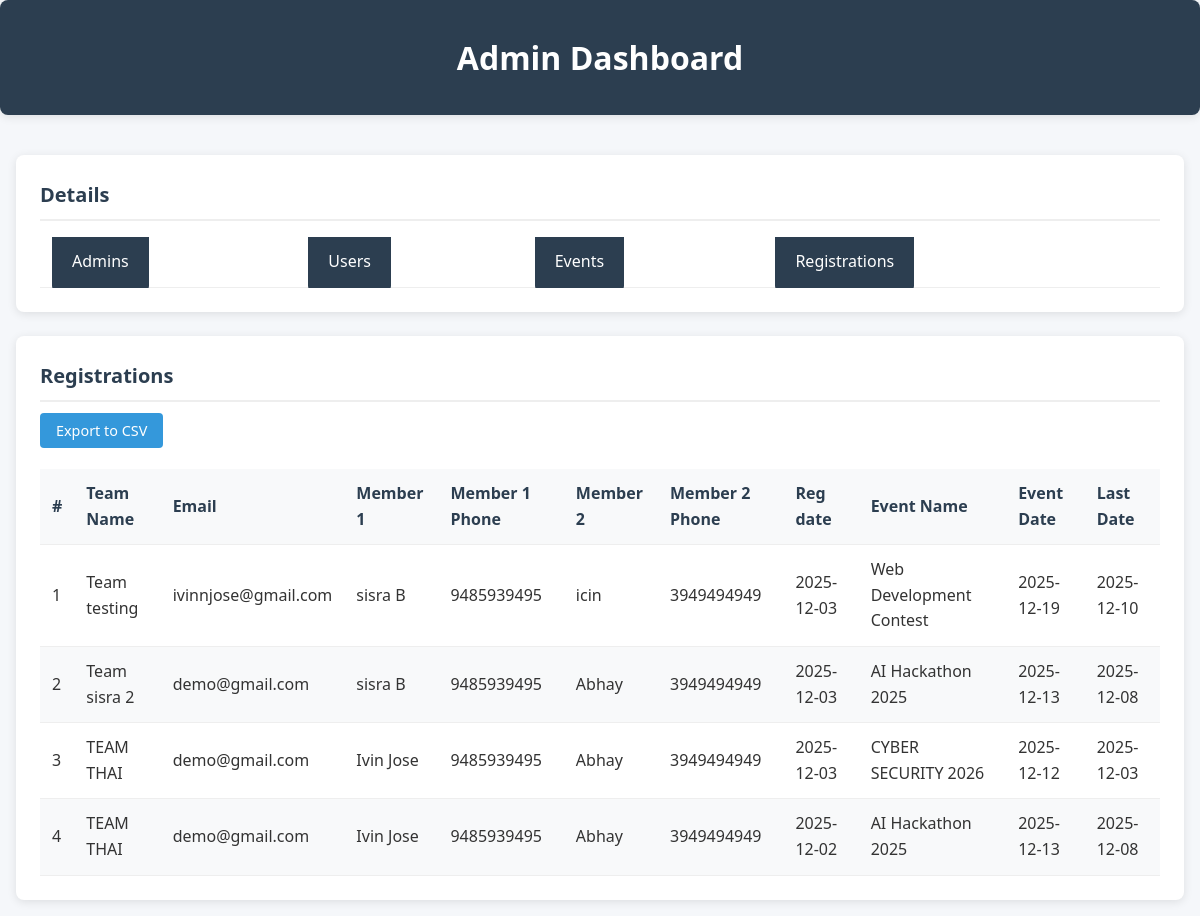
The app's page /admin/registrations, older data.
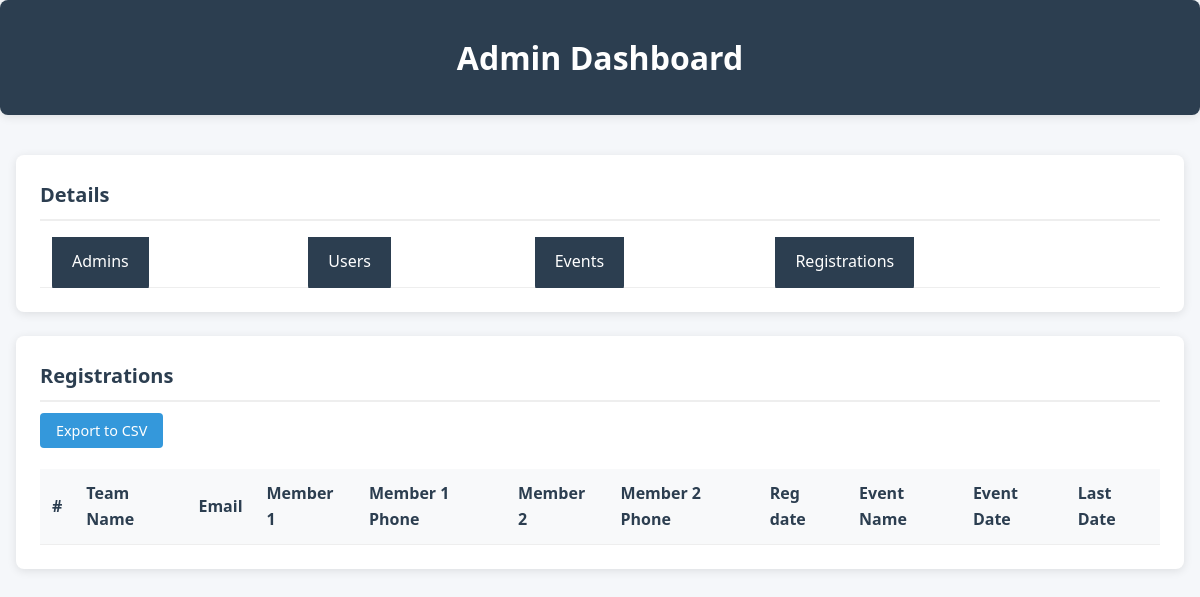
The same page, newer data.
### db.py (models this page shows, shortened)
class Registration(db.Model):
    __tablename__ = 'registrations'
    reg_id = db.Column(db.Integer, primary_key=True, autoincrement=True)
    userid = db.Column(db.String(36), db.ForeignKey('auth_users.id'), nullable=False)
    event_name = db.Column(db.String(255), nullable=False)
    team_name = db.Column(db.String(255), nullable=False)
    event_id = db.Column(db.Integer, db.ForeignKey('events.event_id'), nullable=False)
    email = db.Column(db.String(255), nullable=False)
    reg_date = db.Column(db.String(255), nullable=False)
    member1_name = db.Column(db.String(255), nullable=True)
    member1_phone = db.Column(db.String(20), nullable=True)
    member2_name = db.Column(db.String(255), nullable=True)
    member2_phone = db.Column(db.String(20), nullable=True)
    created_at = db.Column(db.DateTime, default=datetime.utcnow, nullable=False)
    user = db.relationship('Userers', backref=db.backref('registrations', lazy='dynamic'))
    event = db.relationship('Event', backref=db.backref('registrations', lazy='dynamic'))

class Event(db.Model):
    __tablename__ = 'events'
    event_id = db.Column(db.Integer, primary_key=True, autoincrement=True)
    event_name = db.Column(db.String(255), nullable=False)
    description = db.Column(db.Text, nullable=True)
    event_date = db.Column(db.String(100), nullable=True)
    last_date = db.Column(db.String(100), nullable=True)
    event_upload_date = db.Column(db.String(100), nullable=True)
    creator = db.Column(db.String(36), db.ForeignKey('auth_users.id'), nullable=True)
    prize1 = db.Column(db.String(255), nullable=True)
    prize2 = db.Column(db.String(255), nullable=True)
    created_at = db.Column(db.DateTime, default=datetime.utcnow, nullable=False)
    creator_user = db.relationship('Userers', backref=db.backref('events_created', lazy='dynamic'))

### main.py (the view)
@app.route('/admin/registrations')
def admin_registrations():
    regs = (
        Registration.query
        .options(joinedload(Registration.event))  # load Event in same query
        .order_by(Registration.created_at.desc())
        .all()
    )
    return render_template('admin/admin_registrations.html', regs=regs)

### templates/admin/admin_registrations.html (shortened to what this page needs)
<!DOCTYPE html>
<html lang="en">
<head>
<link rel="stylesheet" href="https://cdnjs.cloudflare.com/ajax/libs/font-awesome/4.7.0/css/font-awesome.css" />
<link rel="stylesheet" href="https://cdnjs.cloudflare.com/ajax/libs/font-awesome/4.7.0/css/font-awesome.min.css" />
</head>
<body>
<header class="header"><div class="container"><h1>Admin Dashboard</h1></div></header>
<main class="container">
  <div class="main-content">
    <section class="top-section">
      <div class="card">
        <h2 class="card-title">Details</h2>
        <div class="table-container">
          <table id="details-table">
            <tbody>
              <tr>
                <td><a class="a_bt" href="{{ url_for('admin_page') }}"> Admins</a></td>
                <td><a class="a_bt" href="{{ url_for('admin_get_users') }}"> Users</a></td>
                <td><a class="a_bt" href="{{ url_for('admin_add_event') }}"> Events</a></td>
                <td><a class="a_bt" href="{{ url_for('admin_registrations') }}"> Registrations</a></td>
                <td></td></tr>
            </tbody>
          </table>
        </div>
      </div>
    </section>
    <section class="bottom-section" style="margin-top:1.5rem">
      <div class="card">
        <h2 class="card-title">Registrations</h2>
        <a id="export-btn" class="btn" style="margin-bottom:1rem; text-decoration: none" href="{{ url_for('export_registrations')}}">Export to CSV</a><br><br>
        <div class="table-container">
          <table id="event-details-table">
              <thead>
                <tr>
                  <th>#</th>
                  <th>Team Name</th>
                  <th>Email</th>
                  <th>Member 1</th>
                  <th>Member 1 Phone</th>
                  <th>Member 2</th>
                  <th>Member 2 Phone</th>
                  <th>Reg date</th>
                  <th>Event Name</th>
                  <th>Event Date</th>
                  <th>Last Date</th>
                </tr>
              </thead>
              <tbody>
                {% for r in regs %}
                <tr>
                  <td>{{ loop.index }}</td>
                  <td>{{ r.team_name }}</td>
                  <td>{{ r.email }}</td>
                  <td>{{ r.member1_name }}</td>
                  <td>{{ r.member1_phone }}</td>
                  <td>{{ r.member2_name }}</td>
                  <td>{{ r.member2_phone }}</td>
                  <td>{{ r.reg_date }}</td>
                  <td>{{ r.event.event_name if r.event else '' }}</td>
                  <td>{{ r.event.event_date if r.event else '' }}</td>
                  <td>{{ r.event.last_date if r.event else '' }}</td>
                </tr>
                {% endfor %}
              </tbody>
          </table>
        </div>
      </div>
    </section>
  </div>
</main>
</body>
</html>

### templates/admin/admin_registrations.html (style rules this page uses)
* { margin:0;padding:0;box-sizing:border-box }
body { font-family:Segoe UI, Tahoma, Geneva, Verdana, sans-serif;background:#f5f7fa;color:#333;line-height:1.6 }
.container { max-width:1200px;margin:0 auto;padding:1rem }
.header { background:#2c3e50;color:#fff;padding:1rem 0;text-align:center;margin-bottom:1.5rem;border-radius:8px;box-shadow:0 2px 10px rgba(0,0,0,.1) }
.card { background:#fff;border-radius:8px;box-shadow:0 2px 10px rgba(0,0,0,.1);padding:1.5rem;overflow:hidden }
.card-title { font-size:1.25rem;font-weight:600;margin-bottom:1rem;color:#2c3e50;padding-bottom:.5rem;border-bottom:2px solid #eee }
.btn { padding:.5rem 1rem;background:#3498db;color:#fff;border:none;border-radius:4px;cursor:pointer;font-size:.9rem }
.table-container { overflow-x:auto;width:100% }
table { width:100%;border-collapse:collapse;min-width:600px }
th,td { padding:.75rem;text-align:left;border-bottom:1px solid #eee }
th { background:#f8f9fa;font-weight:600;color:#2c3e50 }
.a_bt { text-decoration: none; padding: 20px; background: #2c3e50; color: white; border-radius: 6px; }

Row changes from the older to the newer data that the page shows:
removed Registration: team_name "Team testing", email "ivinnjose@gmail.com", member1_name "sisra B", member1_phone "9485939495", member2_name "icin", member2_phone "3949494949", reg_date "2025-12-03", event "Web Development Contest", event "2025-12-19", event "2025-12-10"
removed Registration: team_name "Team sisra 2", email "demo@gmail.com", member1_name "sisra B", member1_phone "9485939495", member2_name "Abhay", member2_phone "3949494949", reg_date "2025-12-03", event "AI Hackathon 2025", event "2025-12-13", event "2025-12-08"
removed Registration: team_name "TEAM THAI", email "demo@gmail.com", member1_name "Ivin Jose", member1_phone "9485939495", member2_name "Abhay", member2_phone "3949494949", reg_date "2025-12-03", event "CYBER SECURITY 2026", event "2025-12-12", event "2025-12-03"
removed Registration: team_name "TEAM THAI", email "demo@gmail.com", member1_name "Ivin Jose", member1_phone "9485939495", member2_name "Abhay", member2_phone "3949494949", reg_date "2025-12-02", event "AI Hackathon 2025", event "2025-12-13", event "2025-12-08"
